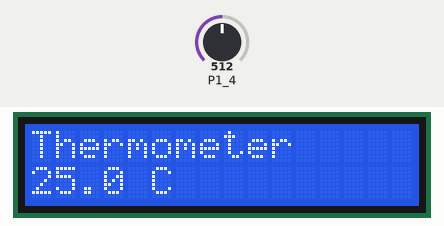
Bench run of a sketch on a simulated TI MSP430 LaunchPad. On the bench: 16×2 character LCD. The test bench sets the inputs (shaded band); at power-on: P1_4 = 512.

Above: at 1.2 s.
1.3 s: P1_4 set to 306
At 2.3 s:
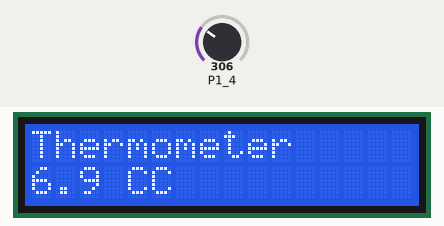
4.0 s: P1_4 set to 122
At 5.5 s:
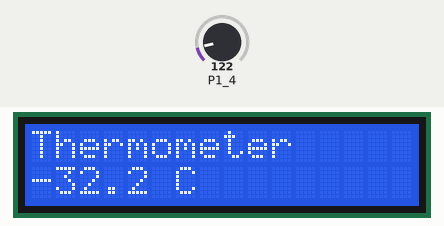
6.4 s: P1_4 set to 0
At 8.7 s:
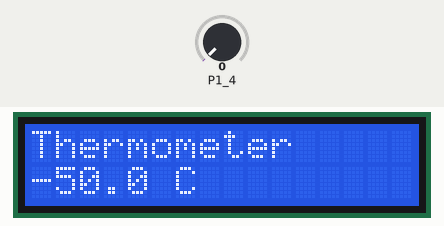
Timing chart, 0 to 10.2 s (numbered marks = the images above; inputs shaded):
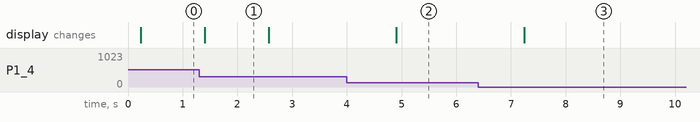

The sketch:

Temperature_Sensor.ino
```cpp
#include "LiquidCrystal.h" // include the liquid crystal library
LiquidCrystal lcd(P2_0,P2_1,P2_2,P2_3,P2_4,P2_5);
void setup() {
analogReference(INTERNAL1V5); // the 1.5V internal reference is selected
lcd.begin(16, 2); //
lcd.print("Thermometer"); //Print out a text on the first line,
}
void loop() {
long mysum = 0; //this result is summed
for(int i=0; i<1500; i++) {
mysum += analogRead(A4);
}
float voltage = mysum>>10; //Divide by 1024
float tempC = (voltage-500)/10; //Conversion of a degree
lcd.setCursor(0, 1); //Cursor to the beginning of the second line
lcd.print(tempC,1); //the results are printed
lcd.print(" C");
delay(1000);
}
```

Measured:
- after the input at 1.3 s, the display: changes after 0.10 s (image 1)
- after the input at 4.0 s, the display: changes after 0.91 s (image 2)
- after the input at 6.4 s, the display: changes after 0.85 s (image 3)
- what the display in image 1 shows lasts 1.2 s, from 1.4 s to 2.6 s
